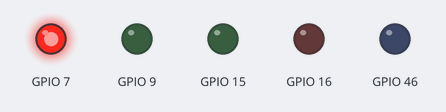
Simulated run of this program. Board: ESP32-S3. Shown: output pins drawn as LEDs (lit = HIGH). What the program prints to the serial monitor is not drawn.

Above: at 2.5 s.
At 7.5 s:
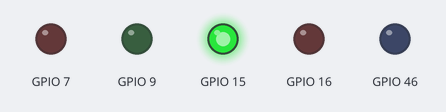
At 11.0 s:
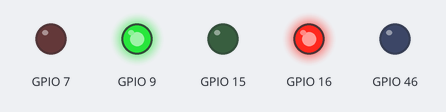
Timing chart, 0 to 15.6 s (numbered marks = the images above):
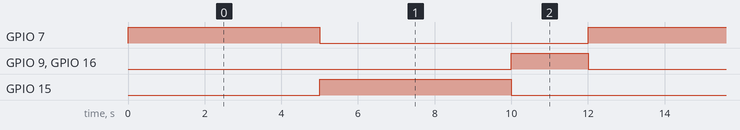

Measured:
- by itself, GPIO 7, GPIO 15: alternates HIGH for 5.0 s and LOW for 7.0 s
- by itself, GPIO 9, GPIO 16: alternates HIGH for 2.0 s and LOW for 10.0 s
- by itself, everything shown: repeats every 12.0 s, in 3 steps

The program:

main.cpp
```cpp
#include<Arduino.h>
void setup() {
  Serial.begin(115200);
  Serial.println("LEDs Started!");
  pinMode(7, OUTPUT);
  pinMode(15, OUTPUT);
  pinMode(16,OUTPUT);
  pinMode(46, OUTPUT);
  pinMode(9, OUTPUT);
}

void loop() {
  digitalWrite(7, HIGH);
  digitalWrite(15, LOW);
  digitalWrite(16, LOW);
  digitalWrite(46, LOW);
  digitalWrite(9, LOW);
  delay(5000);

  digitalWrite(7, LOW);
  digitalWrite(15, HIGH);
  digitalWrite(16, LOW);
  digitalWrite(46, LOW);
  digitalWrite(9, LOW);
  delay(5000);

  digitalWrite(7, LOW);
  digitalWrite(15, LOW);
  digitalWrite(16, HIGH);
  digitalWrite(46, LOW);
  digitalWrite(9, HIGH);
  delay(2000);


}
```
